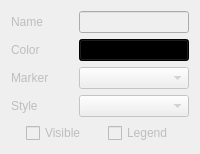
<?xml version="1.0" encoding="UTF-8"?>
<ui version="4.0">
 <class>Form</class>
 <widget class="QWidget" name="Form">
  <property name="enabled">
   <bool>false</bool>
  </property>
  <property name="geometry">
   <rect>
    <x>0</x>
    <y>0</y>
    <width>200</width>
    <height>146</height>
   </rect>
  </property>
  <property name="sizePolicy">
   <sizepolicy hsizetype="Fixed" vsizetype="Fixed">
    <horstretch>0</horstretch>
    <verstretch>0</verstretch>
   </sizepolicy>
  </property>
  <property name="minimumSize">
   <size>
    <width>200</width>
    <height>0</height>
   </size>
  </property>
  <property name="windowTitle">
   <string>Form</string>
  </property>
  <layout class="QVBoxLayout" name="verticalLayout_2">
   <item>
    <layout class="QFormLayout" name="formLayout_3">
     <property name="horizontalSpacing">
      <number>30</number>
     </property>
     <item row="0" column="0">
      <widget class="QLabel" name="label">
       <property name="text">
        <string>Name</string>
       </property>
      </widget>
     </item>
     <item row="0" column="1">
      <widget class="QLineEdit" name="name"/>
     </item>
     <item row="1" column="0">
      <widget class="QLabel" name="label_2">
       <property name="text">
        <string>Color</string>
       </property>
      </widget>
     </item>
     <item row="1" column="1">
      <widget class="QPushButton" name="color">
       <property name="styleSheet">
        <string notr="true">background: rgb(0, 0, 0,, 255);</string>
       </property>
       <property name="text">
        <string/>
       </property>
      </widget>
     </item>
     <item row="3" column="0">
      <widget class="QLabel" name="label_3">
       <property name="text">
        <string>Style</string>
       </property>
      </widget>
     </item>
     <item row="3" column="1">
      <widget class="QComboBox" name="styleList"/>
     </item>
     <item row="2" column="0">
      <widget class="QLabel" name="label_4">
       <property name="text">
        <string>Marker</string>
       </property>
      </widget>
     </item>
     <item row="2" column="1">
      <widget class="QComboBox" name="markerList"/>
     </item>
    </layout>
   </item>
   <item>
    <layout class="QGridLayout" name="gridLayout">
     <item row="0" column="0">
      <widget class="QCheckBox" name="visible">
       <property name="sizePolicy">
        <sizepolicy hsizetype="Fixed" vsizetype="Fixed">
         <horstretch>0</horstretch>
         <verstretch>0</verstretch>
        </sizepolicy>
       </property>
       <property name="text">
        <string>Visible</string>
       </property>
      </widget>
     </item>
     <item row="0" column="1">
      <widget class="QCheckBox" name="legend">
       <property name="sizePolicy">
        <sizepolicy hsizetype="Fixed" vsizetype="Fixed">
         <horstretch>0</horstretch>
         <verstretch>0</verstretch>
        </sizepolicy>
       </property>
       <property name="text">
        <string>Legend</string>
       </property>
      </widget>
     </item>
    </layout>
   </item>
  </layout>
 </widget>
 <resources/>
 <connections/>
</ui>
